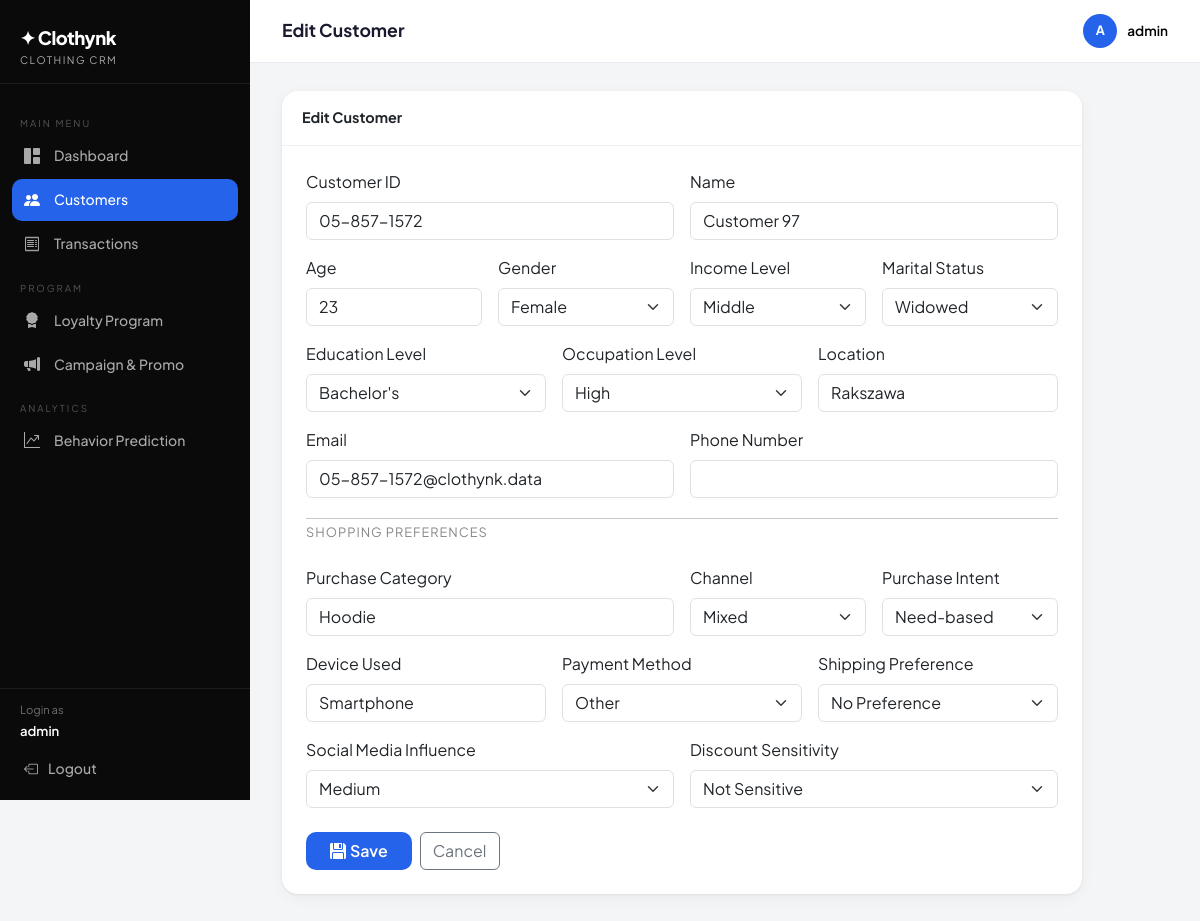
/customer/97/edit/ (signed in), run on the app's committed database.
### core/models.py (models this page shows, shortened)
class Customer(models.Model):
    GENDER_CHOICES = [
        ('Male', 'Male'),
        ('Female', 'Female'),
        ('Non-binary', 'Non-binary'),
        ('Bigender', 'Bigender'),
        ('Genderfluid', 'Genderfluid'),
        ('Polygender', 'Polygender'),
        ('Agender', 'Agender'),
        ('Genderqueer', 'Genderqueer'),
    ]
    INCOME_CHOICES = [('Low', 'Low'), ('Middle', 'Middle'), ('High', 'High')]
    MARITAL_CHOICES = [('Single', 'Single'), ('Married', 'Married'), ('Divorced', 'Divorced'), ('Widowed', 'Widowed')]
    EDUCATION_CHOICES = [
        ('High School', 'High School'),
        ("Bachelor's", "Bachelor's"),
        ("Master's", "Master's"),
        ('PhD', 'PhD'),
        ('Other', 'Other'),
    ]
    OCCUPATION_CHOICES = [('Low', 'Low'), ('Middle', 'Middle'), ('High', 'High')]
    CHANNEL_CHOICES = [('Online', 'Online'), ('In-Store', 'In-Store'), ('Mixed', 'Mixed')]
    INFLUENCE_CHOICES = [('None', 'None'), ('Low', 'Low'), ('Medium', 'Medium'), ('High', 'High')]
    SENSITIVITY_CHOICES = [('Not Sensitive', 'Not Sensitive'), ('Somewhat Sensitive', 'Somewhat Sensitive'), ('Highly Sensitive', 'Highly Sensitive')]
    INTENT_CHOICES = [('Need-based', 'Need-based'), ('Wants-based', 'Wants-based'), ('Impulsive', 'Impulsive')]
    SHIPPING_CHOICES = [('Standard', 'Standard'), ('Express', 'Express'), ('No Preference', 'No Preference')]
    PAYMENT_CHOICES = [
        ('Credit Card', 'Credit Card'),
        ('Debit Card', 'Debit Card'),
        ('PayPal', 'PayPal'),
        ('Cash', 'Cash'),
        ('Other', 'Other'),
    ]
    customer_id     = models.CharField(max_length=30, unique=True, verbose_name='Customer ID')
    name            = models.CharField(max_length=150, verbose_name='Name')
    age             = models.IntegerField(verbose_name='Age')
    gender          = models.CharField(max_length=15, choices=GENDER_CHOICES, verbose_name='Gender')
    income_level    = models.CharField(max_length=10, choices=INCOME_CHOICES, verbose_name='Income Level')
    marital_status  = models.CharField(max_length=15, choices=MARITAL_CHOICES, verbose_name='Marital Status')
    education_level = models.CharField(max_length=20, choices=EDUCATION_CHOICES, verbose_name='Education Level')
    occupation      = models.CharField(max_length=10, choices=OCCUPATION_CHOICES, verbose_name='Occupation Level')
    location        = models.CharField(max_length=100, verbose_name='Location')
    email           = models.EmailField(unique=True, verbose_name='Email')
    phone           = models.CharField(max_length=20, blank=True, verbose_name='Phone Number')
    purchase_category      = models.CharField(max_length=100, verbose_name='Purchase Category')
    purchase_channel       = models.CharField(max_length=30, choices=CHANNEL_CHOICES, verbose_name='Purchase Channel')
    social_media_influence = models.CharField(max_length=20, choices=INFLUENCE_CHOICES, verbose_name='Social Media Influence')
    discount_sensitivity   = models.CharField(max_length=30, choices=SENSITIVITY_CHOICES, verbose_name='Discount Sensitivity')
    device_used            = models.CharField(max_length=30, verbose_name='Device Used')
    payment_method         = models.CharField(max_length=30, choices=PAYMENT_CHOICES, verbose_name='Payment Method')
    shipping_preference    = models.CharField(max_length=30, choices=SHIPPING_CHOICES, verbose_name='Shipping Preference')
    purchase_intent        = models.CharField(max_length=20, choices=INTENT_CHOICES, verbose_name='Purchase Intent')
    created_at = models.DateTimeField(auto_now_add=True)
    updated_at = models.DateTimeField(auto_now=True)
    class Meta:
        ordering = ['id']
        verbose_name = 'Customer'
        verbose_name_plural = 'Customers'

### core/views.py (the view)
# urls.py: path('customer/<int:pk>/edit/', views.customer_edit, name='customer_edit'),
@login_required
def customer_edit(request, pk):
    customer = get_object_or_404(Customer, pk=pk)
    form = CustomerForm(request.POST or None, instance=customer)
    if form.is_valid():
        form.save()
        messages.success(request, 'Customer data updated successfully!')
        return redirect('customer_detail', pk=customer.pk)
    return render(request, 'core/customer_form.html', {'form': form, 'title': 'Edit Customer', 'customer': customer})

### core/templates/core/customer_form.html (shortened to what this page needs)
{% extends 'core/base.html' %}
{% block page_title %}{{ title }}{% endblock %}
{% block content %}
<div class="card" style="max-width:800px">
  <div class="card-header">{{ title }}</div>
  <div class="p-4">
    <form method="post">
      <div class="row g-3">
        <div class="col-md-6">
          <label class="form-label fw-600">Customer ID</label>{{ form.customer_id }}
        </div>
        <div class="col-md-6">
          <label class="form-label fw-600">Name</label>{{ form.name }}
        </div>
        <div class="col-md-3">
          <label class="form-label fw-600">Age</label>{{ form.age }}
        </div>
        <div class="col-md-3">
          <label class="form-label fw-600">Gender</label>{{ form.gender }}
        </div>
        <div class="col-md-3">
          <label class="form-label fw-600">Income Level</label>{{ form.income_level }}
        </div>
        <div class="col-md-3">
          <label class="form-label fw-600">Marital Status</label>{{ form.marital_status }}
        </div>
        <div class="col-md-4">
          <label class="form-label fw-600">Education Level</label>{{ form.education_level }}
        </div>
        <div class="col-md-4">
          <label class="form-label fw-600">Occupation Level</label>{{ form.occupation }}
        </div>
        <div class="col-md-4">
          <label class="form-label fw-600">Location</label>{{ form.location }}
        </div>
        <div class="col-md-6">
          <label class="form-label fw-600">Email</label>{{ form.email }}
        </div>
        <div class="col-md-6">
          <label class="form-label fw-600">Phone Number</label>{{ form.phone }}
        </div>
        <div class="col-12"><hr class="my-1"><div class="fw-700 mb-2" style="font-size:.8rem;text-transform:uppercase;letter-spacing:1px;color:#888">Shopping Preferences</div></div>
        <div class="col-md-6">
          <label class="form-label fw-600">Purchase Category</label>{{ form.purchase_category }}
        </div>
        <div class="col-md-3">
          <label class="form-label fw-600">Channel</label>{{ form.purchase_channel }}
        </div>
        <div class="col-md-3">
          <label class="form-label fw-600">Purchase Intent</label>{{ form.purchase_intent }}
        </div>
        <div class="col-md-4">
          <label class="form-label fw-600">Device Used</label>{{ form.device_used }}
        </div>
        <div class="col-md-4">
          <label class="form-label fw-600">Payment Method</label>{{ form.payment_method }}
        </div>
        <div class="col-md-4">
          <label class="form-label fw-600">Shipping Preference</label>{{ form.shipping_preference }}
        </div>
        <div class="col-md-6">
          <label class="form-label fw-600">Social Media Influence</label>{{ form.social_media_influence }}
        </div>
        <div class="col-md-6">
          <label class="form-label fw-600">Discount Sensitivity</label>{{ form.discount_sensitivity }}
        </div>
      </div>
      <div class="d-flex gap-2 mt-4">
        <button type="submit" class="btn btn-accent px-4"><i class="bi bi-floppy-fill me-1"></i>Save</button>
        <a href="{% url 'customer_list' %}" class="btn btn-outline-secondary">Cancel</a>
      </div>
    </form>
  </div>
</div>
{% endblock %}

### core/templates/core/base.html (shortened to what this page needs)
{% load crm_tags %}
<!DOCTYPE html>
<html lang="id">
<head>
  <link href="https://cdnjs.cloudflare.com/ajax/libs/bootstrap/5.3.2/css/bootstrap.min.css" rel="stylesheet">
  <link href="https://cdnjs.cloudflare.com/ajax/libs/bootstrap-icons/1.11.3/font/bootstrap-icons.min.css" rel="stylesheet">
</head>
<body>
<nav id="sidebar">
  <div class="sidebar-brand">
    <div class="brand-name">✦ Clothynk</div>
    <div class="brand-sub">Clothing CRM</div>
  </div>
  <div class="sidebar-nav">
    <div class="nav-section-label">Main Menu</div>
    <a href="{% url 'dashboard' %}" class="nav-link {% if request.resolver_match.url_name == 'dashboard' %}active{% endif %}">
      <i class="bi bi-grid-1x2-fill"></i> Dashboard
    </a>
    <a href="{% url 'customer_list' %}" class="nav-link {% if 'customer' in request.resolver_match.url_name %}active{% endif %}">
      <i class="bi bi-people-fill"></i> Customers
    </a>
    <a href="{% url 'transaction_list' %}" class="nav-link {% if 'transaction' in request.resolver_match.url_name %}active{% endif %}">
      <i class="bi bi-receipt"></i> Transactions
    </a>
    <div class="nav-section-label">Program</div>
    <a href="{% url 'loyalty_list' %}" class="nav-link {% if request.resolver_match.url_name == 'loyalty_list' %}active{% endif %}">
      <i class="bi bi-award-fill"></i> Loyalty Program
    </a>
    <a href="{% url 'campaign_list' %}" class="nav-link {% if 'campaign' in request.resolver_match.url_name %}active{% endif %}">
      <i class="bi bi-megaphone-fill"></i> Campaign & Promo
    </a>
    <div class="nav-section-label">Analytics</div>
    <a href="{% url 'analytics' %}" class="nav-link {% if request.resolver_match.url_name == 'analytics' %}active{% endif %}">
      <i class="bi bi-graph-up-arrow"></i> Behavior Prediction
    </a>
  </div>
  <div class="sidebar-footer">
    <div class="px-2 pb-1 text-white" style="font-size:0.7rem; opacity:0.4;">Login as</div>
    <div class="px-2 pb-2 text-white" style="font-size:0.82rem; font-weight:600;">{{ request.user.username }}</div>
    <a href="{% url 'logout' %}" class="nav-link"><i class="bi bi-box-arrow-left"></i> Logout</a>
  </div>
</nav>
<div id="main">
  <div class="topbar">
    <h1>{% block page_title %}Dashboard{% endblock %}</h1>
    <div class="user-badge">
      <div class="user-avatar">{{ request.user.username|first|upper }}</div>
      <div class="text-black">{{ request.user.username }}</div>
    </div>
  </div>
  <div class="page-content">
    {% block content %}{% endblock %}
  </div>
</div>
</body>
</html>

### core/templates/core/base.html (style rules this page uses)
:root { --sidebar-w: 250px; --brand: #0A0A0A; --accent: #2563EB; --accent2: #3B82F6; --bronze: #CD7F32; --silver: #9E9E9E; --gold: #FFC107; --platinum: #B0BEC5; --success-soft: #D1FAE5; --warning-soft: #FEF3C7; --danger-soft: #FEE2E2; --bg: #F4F5F7; --card-bg: #FFFFFF; --sidebar-bg: #0A0A0A; --sidebar-text: rgba(255,255,255,0.65); --sidebar-active: #FFFFFF; }
* { box-sizing: border-box; }
body { font-family: 'Plus Jakarta Sans', sans-serif; background: var(--bg); color: #1A1A2E; }
#sidebar { width: var(--sidebar-w); min-height: 100vh; background: var(--sidebar-bg); position: fixed; left: 0; top: 0; display: flex; flex-direction: column; z-index: 100; transition: transform .25s ease; }
.sidebar-brand { padding: 24px 20px 16px; border-bottom: 1px solid rgba(255,255,255,0.08); }
.sidebar-brand .brand-name { font-size: 1.15rem; font-weight: 800; color: #fff; letter-spacing: -0.5px; }
.sidebar-brand .brand-sub { font-size: 0.65rem; color: var(--sidebar-text); text-transform: uppercase; letter-spacing: 1.5px; }
.sidebar-nav { padding: 16px 12px; flex: 1; }
.nav-section-label { font-size: 0.6rem; text-transform: uppercase; letter-spacing: 2px; color: rgba(255,255,255,0.3); padding: 8px 8px 4px; margin-top: 8px; }
.sidebar-nav .nav-link { color: var(--sidebar-text); border-radius: 10px; padding: 9px 12px; font-size: 0.875rem; font-weight: 500; display: flex; align-items: center; gap: 10px; margin-bottom: 2px; transition: background .15s, color .15s; }
.sidebar-nav .nav-link.active { background: var(--accent); color: #fff; }
.sidebar-nav .nav-link i { font-size: 1rem; width: 20px; }
.sidebar-footer { padding: 12px; border-top: 1px solid rgba(255,255,255,0.08); }
.sidebar-footer .nav-link { color: var(--sidebar-text); font-size: 0.875rem; font-weight: 500; display: flex; align-items: center; gap: 10px; padding: 9px 12px; border-radius: 10px; }
#main { margin-left: var(--sidebar-w); min-height: 100vh; }
.topbar { background: #fff; border-bottom: 1px solid #E8ECF0; padding: 14px 32px; display: flex; align-items: center; justify-content: space-between; position: sticky; top: 0; z-index: 50; }
.topbar h1 { font-size: 1.1rem; font-weight: 700; color: #1A1A2E; margin: 0; }
.topbar .user-badge { display: flex; align-items: center; gap: 10px; font-size: 0.85rem; font-weight: 600; color: #555; }
.user-avatar { width: 34px; height: 34px; background: var(--accent); border-radius: 50%; display: flex; align-items: center; justify-content: center; color: #fff; font-size: 0.8rem; font-weight: 700; }
.page-content { padding: 28px 32px; }
.card { border: none; border-radius: 16px; box-shadow: 0 1px 3px rgba(0,0,0,0.07), 0 4px 16px rgba(0,0,0,0.04); background: var(--card-bg); }
.card-header { background: transparent; border-bottom: 1px solid #F0F0F0; padding: 16px 20px; font-weight: 700; font-size: 0.9rem; }
.btn-accent { background: var(--accent); color: #fff; border: none; font-weight: 600; border-radius: 10px; }

### data on the page
Customer: customer_id "05-857-1572", name "Customer 97", age "23", gender "Female", income_level "Middle", marital_status "Widowed", education_level "Bachelor's", occupation "High", location "Rakszawa", email "05-857-1572@clothynk.data", purchase_category "Hoodie", purchase_channel "Mixed", purchase_intent "Need-based", device_used "Smartphone", payment_method "Other", shipping_preference "No Preference", social_media_influence "Medium", discount_sensitivity "Not Sensitive"

### other printed values
{{ request.user.username }} "admin"
{{ title }} "Edit Customer"
{{ request.user.username|first|upper }} "A"
